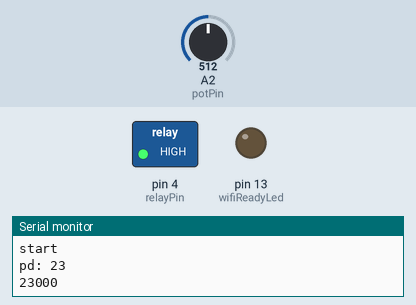
Bench run of a sketch on a simulated Arduino Uno, built with avr-gcc and run on an emulated ATmega328P. Shown: switched loads named in the sketch (green lamp = pin HIGH), output pins drawn as LEDs (lit = HIGH), the last lines printed to the serial monitor. The inputs (shaded band) are chosen by the test bench; at power-on: A2 (potPin) = 512.

Above: at 0.2 s.
At 23.2 s:
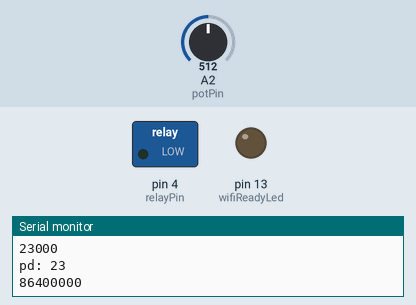
Timing chart, 0 to 24.7 s (numbered marks = the images above):
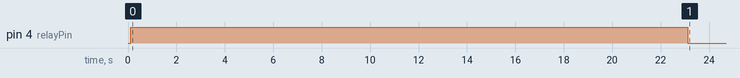

Measured:
- by itself, pin 4 (relayPin): LOW → HIGH at 0.12 s, → LOW 23.0 s later

The sketch:

ArduinoCode_rele.ino
```cpp
/*
* temp relay logger by JVK75
*/

#include <OneWire.h>
#include <DallasTemperature.h>
#include <SoftwareSerial.h>
#include <dht.h>

//uncomment if wifi in use
//#define WIFI

// pins
#define waterTempPin 12
#define airTempHumidPin 10
#define relayPin 4
#define wifiReadyLed 13
#define wifiReadyPin A1
#define wifiTxPin 8
#define wifiRxPin 9
#define potPin A2

// calibration
#define waterTempCalibration 1.0
#define airTempCalibration 1.0
#define airHumidCalibration 0.0

//limits
#define waterHighLimit 0
#define waterLowLimit 0

#define timeLowLimit 1
#define timeMaxLimit 45

#define aDay 86400

// definitions
OneWire waterTempOneWire(waterTempPin);
DallasTemperature waterTemp(&waterTempOneWire);
dht airTempHumid;
SoftwareSerial wifiSerial(wifiRxPin, wifiTxPin); // RX, TX

// setup
void setup(void)
{
  // start serial ports
  Serial.begin(115200);
  wifiSerial.begin(115200);

  pinMode(relayPin,OUTPUT);
  pinMode(wifiReadyLed,OUTPUT);

  digitalWrite(relayPin,LOW);
  digitalWrite(wifiReadyLed,LOW);

  // Start up the dallaslibrary
  waterTemp.begin();

  Serial.println("start");

  delay(100);
}

bool isConnect = false;
unsigned long previousMillis = 0;
int relayState = LOW;
long relayDelay = 1;
int potDelay = 0;

void loop(void)
{
  unsigned long currentMillis = millis();

  if(currentMillis - previousMillis >= relayDelay) {
    potDelay = map(analogRead(potPin),0,1023,timeLowLimit,timeMaxLimit);
    Serial.print("pd: ");
    Serial.println(potDelay);


    previousMillis = currentMillis;
    if (relayState == LOW) {
      relayState = HIGH;
      relayDelay = potDelay*1000;
    } else {
      relayState = LOW;
      relayDelay = aDay*1000;
    }
    digitalWrite(relayPin, relayState);
    Serial.println(relayDelay);
  }


#ifndef WIFI
    delay(100);
#else
  if (!isConnect) {
    waitReadyPin(wifiReadyPin);
    //sendToWifi("connect Arduino:teeseite");
    sendToWifi("connect Arduino:teeseite");
    waitReadyPin(wifiReadyPin);

    sendToWifi("privatekey Ww5KbXEVPVf80xZpYWA5");
    waitReadyPin(wifiReadyPin);

    sendToWifi("publickey 6Jqr16OdNdHb0JGZV2Xx");
    waitReadyPin(wifiReadyPin);

    isConnect = true;
    digitalWrite(wifiReadyLed, HIGH);
  } else {
    waitReadyPin(wifiReadyPin);

    waterTemp.requestTemperatures();
    float wt = waterTemp.getTempCByIndex(0) - waterTempCalibration;
    float at;
    float ah;
    int chk = airTempHumid.read22(airTempHumidPin);
    if (chk == DHTLIB_OK) {
      at = airTempHumid.temperature - airTempCalibration;
      ah = airTempHumid.humidity - airHumidCalibration;
    } else {
      at = 0;
      ah = 0;
    }

    String data = "data ";
    data += "\"airtemp\":\"";
    data += at;
    data += "\",\"airhumid\":\"";
    data += ah;
    data += "\",\"watertemp\":\"";
    data += wt;
    data += "\",\"relay\":\"";
    data += digitalRead(relayPin) ? 10 : 0;
    data += "\",\"relay_high\":\"";
    data += potDelay;
    data += "\",\"relay_low\":\"";
    data += waterLowLimit;
    data += "\"";

    sendToWifi(data);

    delay(5000);
  }
#endif
}

void checkRelay(float wt)
{
  /*if (wt > waterHighLimit && digitalRead(relayPin) == HIGH) {
    digitalWrite(relayPin,LOW);
  } else if (wt < waterLowLimit && digitalRead(relayPin) == LOW) {
    digitalWrite(relayPin,HIGH);
  }*/
}

void sendToWifi(String str)
{
  Serial.println(str);
  wifiSerial.println(str);
  delay(1000);
}

void waitWifiSerial()
{
  if (wifiSerial.available()) {
    while(wifiSerial.available()){
      char c = wifiSerial.read();
      Serial.print(c);
    }
  }
}

void waitReadyPin(int pin)
{
  while(analogRead(pin) < 900) {
    delay(500);
    Serial.println("Waiting readyPin");
  }
}
```
